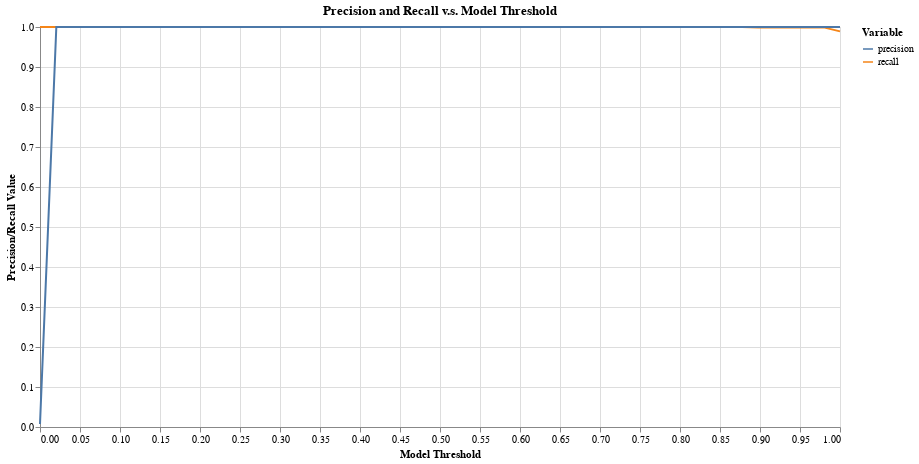

Here is the notebook cell this chart was saved with:
### Code cell
tutorial.plot_precision_recall_vs_threshold(df_eval)

### Figure 1 — Vega-Lite specification as saved in the notebook (floating-point values rounded to 4 significant figures)
{"config": {"view": {"continuousWidth": 400, "continuousHeight": 300}}, "data": {"name": "data-4c35d30c4da2c1492087bb023b26a7ce"}, "mark": "line", "encoding": {"color": {"type": "nominal", "field": "variable", "legend": {"title": "Variable"}}, "tooltip": [{"type": "nominal", "field": "variable"}, {"type": "quantitative", "field": "threshold"}, {"type": "quantitative", "field": "value"}], "x": {"type": "quantitative", "axis": {"title": "Model Threshold"}, "field": "threshold"}, "y": {"type": "quantitative", "axis": {"title": "Precision/Recall Value"}, "field": "value", "scale": {"domain": [0, 1]}}}, "height": 400, "title": "Precision and Recall v.s. Model Threshold", "width": 800, "$schema": "https://vega.github.io/schema/vega-lite/v4.8.1.json", "datasets": {"data-4c35d30c4da2c1492087bb023b26a7ce": [{"threshold": 0.0, "variable": "recall", "value": 1.0}, {"threshold": 0.02041, "variable": "recall", "value": 1.0}, {"threshold": 0.04082, "variable": "recall", "value": 1.0}, {"threshold": 0.06122, "variable": "recall", "value": 1.0}, {"threshold": 0.08163, "variable": "recall", "value": 1.0}, {"threshold": 0.102, "variable": "recall", "value": 1.0}, {"threshold": 0.1224, "variable": "recall", "value": 1.0}, {"threshold": 0.1429, "variable": "recall", "value": 1.0}, {"threshold": 0.1633, "variable": "recall", "value": 1.0}, {"threshold": 0.1837, "variable": "recall", "value": 1.0}, {"threshold": 0.2041, "variable": "recall", "value": 1.0}, {"threshold": 0.2245, "variable": "recall", "value": 1.0}, {"threshold": 0.2449, "variable": "recall", "value": 1.0}, {"threshold": 0.2653, "variable": "recall", "value": 1.0}, {"threshold": 0.2857, "variable": "recall", "value": 1.0}, {"threshold": 0.3061, "variable": "recall", "value": 1.0}, {"threshold": 0.3265, "variable": "recall", "value": 1.0}, {"threshold": 0.3469, "variable": "recall", "value": 1.0}, {"threshold": 0.3673, "variable": "recall", "value": 1.0}, {"threshold": 0.3878, "variable": "recall", "value": 1.0}, {"threshold": 0.4082, "variable": "recall", "value": 1.0}, {"threshold": 0.4286, "variable": "recall", "value": 1.0}, {"threshold": 0.449, "variable": "recall", "value": 1.0}, {"threshold": 0.4694, "variable": "recall", "value": 1.0}, {"threshold": 0.4898, "variable": "recall", "value": 1.0}, {"threshold": 0.5102, "variable": "recall", "value": 1.0}, {"threshold": 0.5306, "variable": "recall", "value": 1.0}, {"threshold": 0.551, "variable": "recall", "value": 1.0}, {"threshold": 0.5714, "variable": "recall", "value": 1.0}, {"threshold": 0.5918, "variable": "recall", "value": 1.0}, {"threshold": 0.6122, "variable": "recall", "value": 1.0}, {"threshold": 0.6327, "variable": "recall", "value": 1.0}, {"threshold": 0.6531, "variable": "recall", "value": 1.0}, {"threshold": 0.6735, "variable": "recall", "value": 1.0}, {"threshold": 0.6939, "variable": "recall", "value": 1.0}, {"threshold": 0.7143, "variable": "recall", "value": 1.0}, {"threshold": 0.7347, "variable": "recall", "value": 1.0}, {"threshold": 0.7551, "variable": "recall", "value": 1.0}, {"threshold": 0.7755, "variable": "recall", "value": 1.0}, {"threshold": 0.7959, "variable": "recall", "value": 1.0}, {"threshold": 0.8163, "variable": "recall", "value": 1.0}, {"threshold": 0.8367, "variable": "recall", "value": 1.0}, {"threshold": 0.8571, "variable": "recall", "value": 1.0}, {"threshold": 0.8776, "variable": "recall", "value": 1.0}, {"threshold": 0.898, "variable": "recall", "value": 0.999}, {"threshold": 0.9184, "variable": "recall", "value": 0.999}, {"threshold": 0.9388, "variable": "recall", "value": 0.999}, {"threshold": 0.9592, "variable": "recall", "value": 0.999}, {"threshold": 0.9796, "variable": "recall", "value": 0.999}, {"threshold": 1.0, "variable": "recall", "value": 0.989}, {"threshold": 0.0, "variable": "precision", "value": 0.00765}, {"threshold": 0.02041, "variable": "precision", "value": 1.0}, {"threshold": 0.04082, "variable": "precision", "value": 1.0}, {"threshold": 0.06122, "variable": "precision", "value": 1.0}, {"threshold": 0.08163, "variable": "precision", "value": 1.0}, {"threshold": 0.102, "variable": "precision", "value": 1.0}, {"threshold": 0.1224, "variable": "precision", "value": 1.0}, {"threshold": 0.1429, "variable": "precision", "value": 1.0}, {"threshold": 0.1633, "variable": "precision", "value": 1.0}, {"threshold": 0.1837, "variable": "precision", "value": 1.0}, {"threshold": 0.2041, "variable": "precision", "value": 1.0}, {"threshold": 0.2245, "variable": "precision", "value": 1.0}, {"threshold": 0.2449, "variable": "precision", "value": 1.0}, {"threshold": 0.2653, "variable": "precision", "value": 1.0}, {"threshold": 0.2857, "variable": "precision", "value": 1.0}, {"threshold": 0.3061, "variable": "precision", "value": 1.0}, {"threshold": 0.3265, "variable": "precision", "value": 1.0}, {"threshold": 0.3469, "variable": "precision", "value": 1.0}, {"threshold": 0.3673, "variable": "precision", "value": 1.0}, {"threshold": 0.3878, "variable": "precision", "value": 1.0}, {"threshold": 0.4082, "variable": "precision", "value": 1.0}, {"threshold": 0.4286, "variable": "precision", "value": 1.0}, {"threshold": 0.449, "variable": "precision", "value": 1.0}, {"threshold": 0.4694, "variable": "precision", "value": 1.0}, {"threshold": 0.4898, "variable": "precision", "value": 1.0}, {"threshold": 0.5102, "variable": "precision", "value": 1.0}, {"threshold": 0.5306, "variable": "precision", "value": 1.0}, {"threshold": 0.551, "variable": "precision", "value": 1.0}, {"threshold": 0.5714, "variable": "precision", "value": 1.0}, {"threshold": 0.5918, "variable": "precision", "value": 1.0}, {"threshold": 0.6122, "variable": "precision", "value": 1.0}, {"threshold": 0.6327, "variable": "precision", "value": 1.0}, {"threshold": 0.6531, "variable": "precision", "value": 1.0}, {"threshold": 0.6735, "variable": "precision", "value": 1.0}, {"threshold": 0.6939, "variable": "precision", "value": 1.0}, {"threshold": 0.7143, "variable": "precision", "value": 1.0}, {"threshold": 0.7347, "variable": "precision", "value": 1.0}, {"threshold": 0.7551, "variable": "precision", "value": 1.0}, {"threshold": 0.7755, "variable": "precision", "value": 1.0}, {"threshold": 0.7959, "variable": "precision", "value": 1.0}, {"threshold": 0.8163, "variable": "precision", "value": 1.0}, {"threshold": 0.8367, "variable": "precision", "value": 1.0}, {"threshold": 0.8571, "variable": "precision", "value": 1.0}, {"threshold": 0.8776, "variable": "precision", "value": 1.0}, {"threshold": 0.898, "variable": "precision", "value": 1.0}, {"threshold": 0.9184, "variable": "precision", "value": 1.0}, {"threshold": 0.9388, "variable": "precision", "value": 1.0}, {"threshold": 0.9592, "variable": "precision", "value": 1.0}, {"threshold": 0.9796, "variable": "precision", "value": 1.0}, {"threshold": 1.0, "variable": "precision", "value": 1.0}]}}
